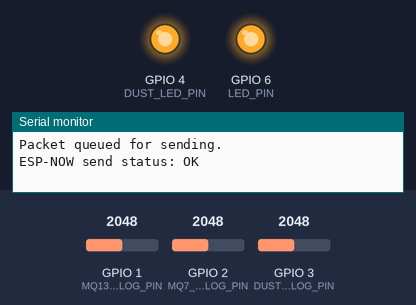
Recording of a sketch running on a simulated ESP32-S3. Shown: output pins drawn as LEDs (lit = HIGH), the last lines printed to the serial monitor. The inputs (shaded band) are chosen by the test bench; at power-on: GPIO 1 (MQ135_ANALOG_PIN) = 2048, GPIO 2 (MQ7_ANALOG_PIN) = 2048, GPIO 3 (DUST_ANALOG_PIN) = 2048 (analog values on the 0–4095 scale).

Above: at 2.7 s.
2.8 s: GPIO 1 (MQ135_ANALOG_PIN) set to 760
5.0 s: GPIO 2 (MQ7_ANALOG_PIN) set to 1036
6.5 s: GPIO 2 (MQ7_ANALOG_PIN) set to 952
At 7.6 s:
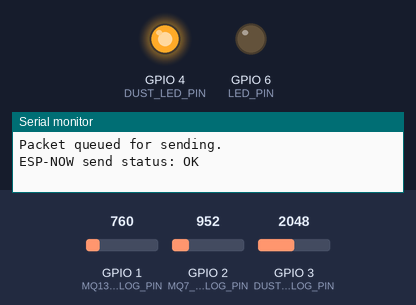
8.0 s: GPIO 3 (DUST_ANALOG_PIN) set to 1960
10.0 s: GPIO 2 (MQ7_ANALOG_PIN) set to 1228
At 10.3 s:
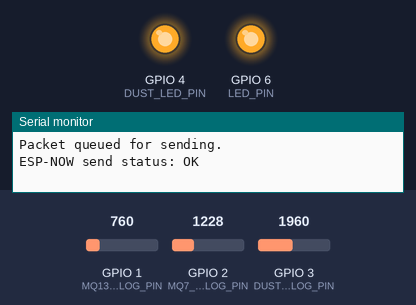
11.5 s: GPIO 2 (MQ7_ANALOG_PIN) set to 760
At 12.6 s:
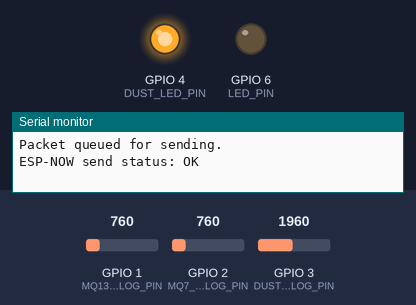
Timing chart, 0 to 14.0 s (numbered marks = the images above; inputs shaded):
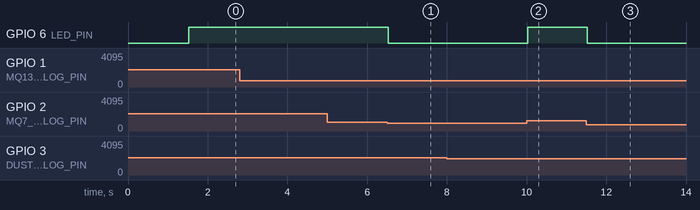

The sketch:

Lamp_ESP.ino
```cpp
/*
  ESP32-S3 SENDER - Lamp Unit with Sensors

  Reads:
  - MQ-135 analog output
  - MQ-7 analog output
  - GP2Y1010AU0F Sharp dust sensor analog output

  LED on GPIO 6 turns on when:
  - MQ135 value exceeds 800
  OR
  - MQ7 value exceeds 1000
*/

#include <esp_now.h>
#include <WiFi.h>

// ===================== RECEIVER MAC ADDRESS =====================
uint8_t RECEIVER_MAC[6] = {0x24, 0xEC, 0x4A, 0x10, 0x7D, 0x84};

// ===================== PIN SETUP =====================
#define MQ135_ANALOG_PIN   1
#define MQ7_ANALOG_PIN     2

#define DUST_ANALOG_PIN    3
#define DUST_LED_PIN       4

#define LED_PIN            6

// ===================== THRESHOLDS =====================
#define MQ135_THRESHOLD    800
#define MQ7_THRESHOLD      1000
#define DUST_THRESHOLD     2000

// ===================== TIMING =====================
#define SAMPLE_INTERVAL_MS  500

// ===================== DATA PACKET =====================
typedef struct SensorPacket {
  uint16_t mq135;
  uint16_t mq7;
  uint16_t dust;
  bool mq135Alert;
  bool mq7Alert;
  bool dustAlert;
  bool alert;
} SensorPacket;

SensorPacket packet;

// ===================== GLOBAL VARIABLES =====================
esp_now_peer_info_t peerInfo;
unsigned long lastSampleTime = 0;

// ===================== ESP-NOW SEND CALLBACK =====================
void onDataSent(const wifi_tx_info_t *tx_info, esp_now_send_status_t status) {
  Serial.print("ESP-NOW send status: ");
  Serial.println(status == ESP_NOW_SEND_SUCCESS ? "OK" : "FAIL");
}

// ===================== READ SHARP DUST SENSOR =====================
uint16_t readDust() {
  digitalWrite(DUST_LED_PIN, LOW);      // Dust sensor LED on
  delayMicroseconds(280);

  uint16_t value = analogRead(DUST_ANALOG_PIN);

  delayMicroseconds(40);
  digitalWrite(DUST_LED_PIN, HIGH);     // Dust sensor LED off
  delayMicroseconds(9680);

  return value;
}

// ===================== SETUP =====================
void setup() {
  Serial.begin(115200);
  delay(1500);

  Serial.println();
  Serial.println("================================");
  Serial.println("ESP32-S3 SENSOR SENDER STARTING");
  Serial.println("================================");

  pinMode(LED_PIN, OUTPUT);
  digitalWrite(LED_PIN, LOW);

  pinMode(MQ135_ANALOG_PIN, INPUT);
  pinMode(MQ7_ANALOG_PIN, INPUT);
  pinMode(DUST_ANALOG_PIN, INPUT);

  pinMode(DUST_LED_PIN, OUTPUT);
  digitalWrite(DUST_LED_PIN, HIGH);   // Dust sensor LED off initially

  analogReadResolution(12);           // 0 to 4095

  WiFi.mode(WIFI_STA);
  WiFi.disconnect();

  Serial.print("Sender MAC address: ");
  Serial.println(WiFi.macAddress());

  if (esp_now_init() != ESP_OK) {
    Serial.println("ERROR: ESP-NOW init failed!");

    while (true) {
      digitalWrite(LED_PIN, !digitalRead(LED_PIN));
      delay(500);
    }
  }

  Serial.println("ESP-NOW initialized.");

  esp_now_register_send_cb(onDataSent);

  memset(&peerInfo, 0, sizeof(peerInfo));
  memcpy(peerInfo.peer_addr, RECEIVER_MAC, 6);
  peerInfo.channel = 0;
  peerInfo.encrypt = false;

  if (esp_now_add_peer(&peerInfo) != ESP_OK) {
    Serial.println("ERROR: Failed to add ESP-NOW peer!");

    while (true) {
      digitalWrite(LED_PIN, !digitalRead(LED_PIN));
      delay(250);
    }
  }

  Serial.println("ESP-NOW peer added.");
  Serial.println("Ready. Reading sensors...");
  Serial.println();
}

// ===================== MAIN LOOP =====================
void loop() {
  if (millis() - lastSampleTime >= SAMPLE_INTERVAL_MS) {
    lastSampleTime = millis();

    packet.mq135 = analogRead(MQ135_ANALOG_PIN);
    packet.mq7   = analogRead(MQ7_ANALOG_PIN);
    packet.dust  = readDust();

    packet.mq135Alert = packet.mq135 > MQ135_THRESHOLD;
    packet.mq7Alert   = packet.mq7 > MQ7_THRESHOLD;
    packet.dustAlert  = packet.dust > DUST_THRESHOLD;

    packet.alert = packet.mq135Alert || packet.mq7Alert || packet.dustAlert;

    // LED on GPIO 6 turns on if MQ135 OR MQ7 exceeds threshold
    digitalWrite(LED_PIN, (packet.mq135Alert || packet.mq7Alert) ? HIGH : LOW);

    Serial.printf(
      "MQ135: %4d | MQ7: %4d | Dust: %4d | MQ135 alert: %s | MQ7 alert: %s | LED: %s | Overall: %s\n",
      packet.mq135,
      packet.mq7,
      packet.dust,
      packet.mq135Alert ? "YES" : "NO",
      packet.mq7Alert ? "YES" : "NO",
      (packet.mq135Alert || packet.mq7Alert) ? "ON" : "OFF",
      packet.alert ? "ALERT" : "normal"
    );

    esp_err_t result = esp_now_send(RECEIVER_MAC, (uint8_t *)&packet, sizeof(packet));

    if (result == ESP_OK) {
      Serial.println("Packet queued for sending.");
    } else {
      Serial.print("Send error. Code: ");
      Serial.println(result);
    }

    Serial.println();
  }
}
```

Measured:
- the behaviour switches between 1001 and 1000 on GPIO 2 (MQ7_ANALOG_PIN) (found by bisection; images 0 and 1)
- after the input at 6.5 s, GPIO 6 (LED_PIN): HIGH → LOW at once
- after the input at 10.0 s, GPIO 6 (LED_PIN): LOW → HIGH at once
- after the input at 11.5 s, GPIO 6 (LED_PIN): HIGH → LOW at once
